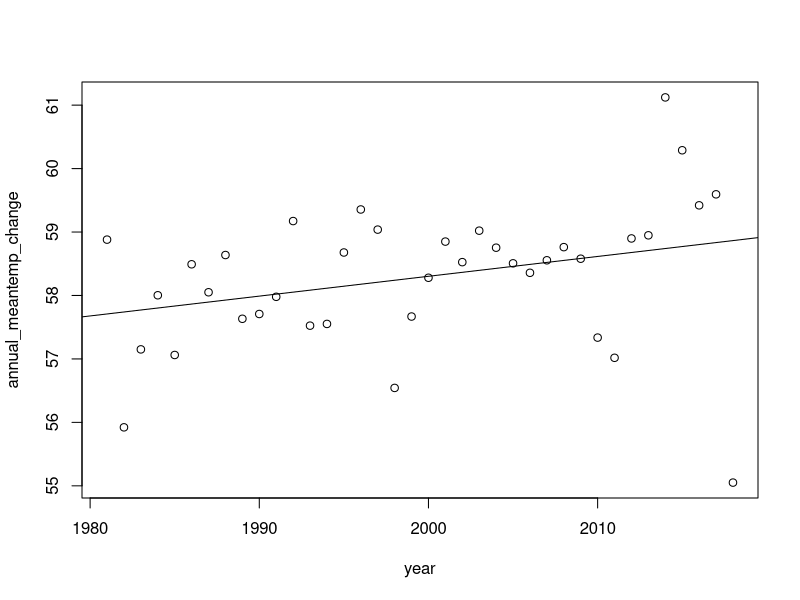
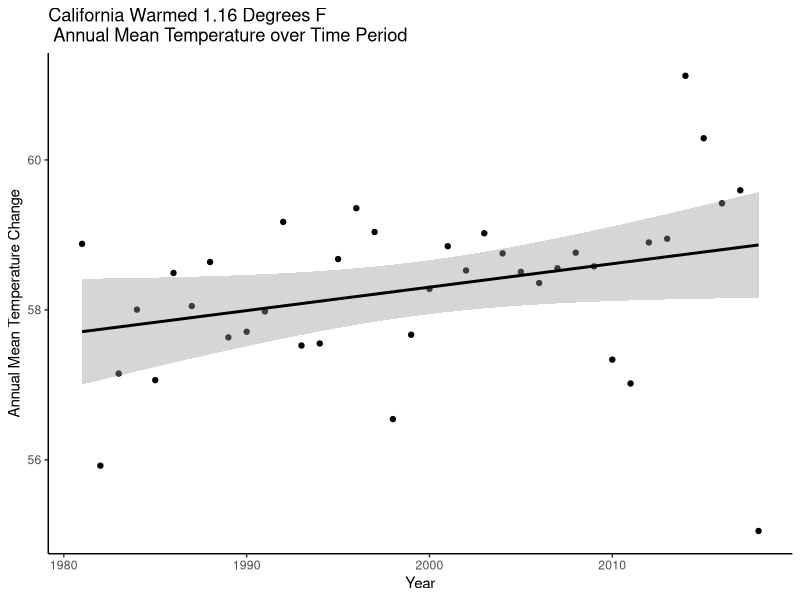
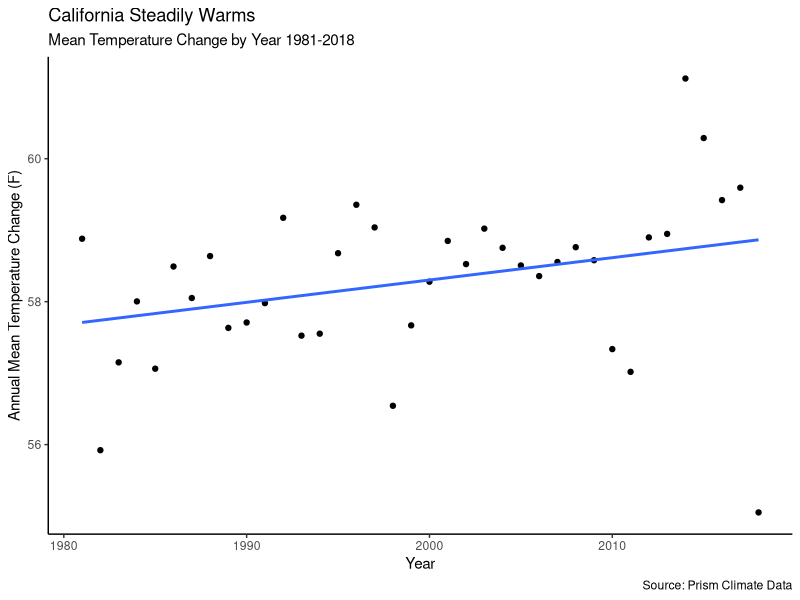
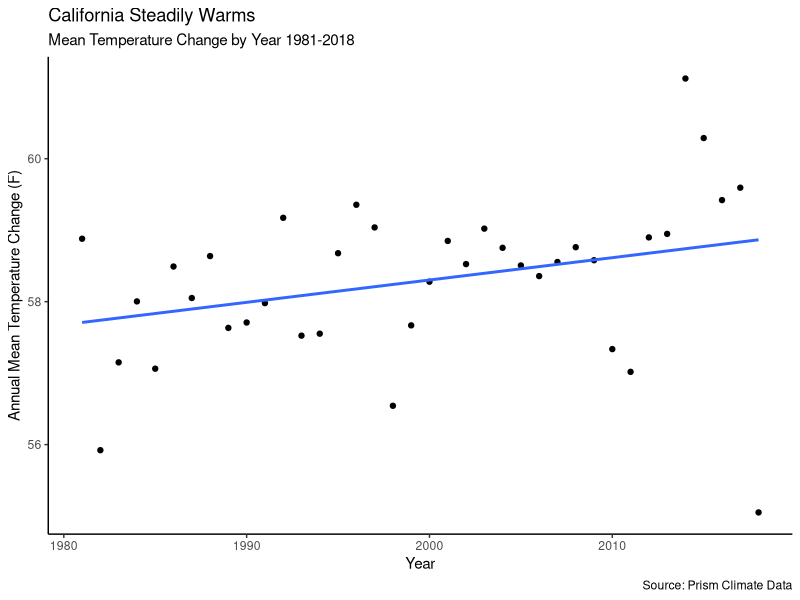

The R script that drew these images, in order: (Note: this script raises an error after producing the figures.)
library(readr)
year_change <- read_csv("../output/prism_year_results.csv")

head(year_change, 5)

#basic regression plot
reg1 <- lm(annual_meantemp_change~year,data=year_change) 
summary(reg1)
with(year_change,plot(year,annual_meantemp_change))
abline(reg1)

library(ggplot2)
# make it prettier with ggplot
ggplot(year_change, aes(x=year, y=annual_meantemp_change)) + 
  geom_point()+
  geom_smooth(method=lm, color="black")+
  labs(title="California Warmed 1.16 Degrees F \n Annual Mean Temperature over Time Period",
       x="Year", y = "Annual Mean Temperature Change")+
  theme_classic()  

# Remove confidence bands and add subtitle
reg_meantemp <- ggplot(year_change, aes(x=year, y=annual_meantemp_change)) + 
  geom_point()+
  geom_smooth(method=lm, se=FALSE, fullrange=TRUE)+
  labs(title="California Steadily Warms",
       x="Year", y = "Annual Mean Temperature Change (F)",
       subtitle = "Mean Temperature Change by Year 1981-2018",
       caption="Source: Prism Climate Data")
reg_meantemp + theme_classic()
ggsave("reg_meantemp.png", width = 20, height = 20, units = "cm")


####
####
####
# Case study 
inyo_max <- read_csv("../output/inyo.csv")


data(inyo_max, package = "ggplot2")
head(inyo_max)
## From Timeseries object (ts)
library(ggplot2)
library(lubridate)
theme_set(theme_bw())

inyo_max <- inyo_max[inyo_max$variable %in% c("mean_temp", "max_temp"), ]
inyo_max <- inyo_max[lubridate::year(inyo_max$date) %in% c(1981:2018), ]

# labels and breaks for X axis text
brks <- inyo_max$date[seq(1, length(df$date), 12)]
lbls <- lubridate::year(brks)

# case study: plot
ggplot(inyo_max, aes(x=date)) + 
  geom_line(aes(y=max_temp, col=variable)) + 
  labs(title="Time Series of Returns Percentage", 
       subtitle="Drawn from Long Data format", 
       caption="Source: Economics", 
       y="Returns %", 
       color=NULL) +  # title and caption
  scale_x_date(labels = lbls, breaks = brks) +  # change to monthly ticks and labels
  scale_color_manual(labels = c("psavert", "uempmed"), 
                     values = c("psavert"="#00ba38", "uempmed"="#f8766d")) +  # line color
  theme(axis.text.x = element_text(angle = 90, vjust=0.5, size = 8),  # rotate x axis text
        panel.grid.minor = element_blank())  # turn off minor grid


# Inyo yearly data
inyo_year <- read_csv("../output/inyo_year.csv")
head(inyo_year)
library(ggplot2)
theme_set(theme_classic())

#Inyo All Months Test
# Allow Default X Axis Labels
inyo <- ggplot(inyo_year, aes(x=year)) + 
  geom_line(aes(y=avg_max_temp_cyr)) + 
  labs(title="Inyo All Months", 
       subtitle="Test", 
       caption="Source: Prism", 
       y="Temp")
inyo + theme_classic()


# Inyo All Months
inyo2 <- ggplot(inyo_year, aes(x=year, y=avg_max_temp_cyr)) + 
  geom_line(aes(y=avg_max_temp_cyr)) + 
  geom_smooth(method=lm, color="red")+
  labs(title="Max Temperature Change: Inyo", 
       subtitle="All Months", 
       caption="Source: Prism Climate Data", 
       y="Average Max Monthly Temperature (F)")
inyo2 + theme_classic()
ggsave("inyo_allmonths.png", width = 20, height = 20, units = "cm")

# Inyo focus on July
inyo_jul <- read_csv("../output/inyo_july.csv")

july_max <- ggplot(inyo_jul, aes(x=year, y=max_temp)) + 
  geom_point()+
  geom_smooth(method=lm, se=FALSE, fullrange=TRUE)+
  labs(title="Inyo's Hotter Summers",
       x="Year", y = "Max Temperature in July (F)",
       subtitle = "The Hottest Summer Day Has Gotten Hotter",
       caption="Source: Prism Climate Data")
july_max + theme_classic()
ggsave("inyo_july.png", width = 20, height = 20, units = "cm")


# San Bernadino Temps July
sb_jul <- read_csv("../output/sanbern_july.csv")

sb_max <- ggplot(sb_jul, aes(x=year, y=max_temp)) + 
  geom_point()+
  geom_smooth(method=lm, se=FALSE, fullrange=TRUE)+
  labs(title="San Bernadino's Hotter Summers",
       x="Year", y = "Max Temperature in July (F)",
       subtitle = "The Hottest Summer Day Has Gotten Hotter",
       caption="Source: Prism Climate Data")
sb_max + theme_classic()
ggsave("sb_july.png", width = 20, height = 20, units = "cm")

